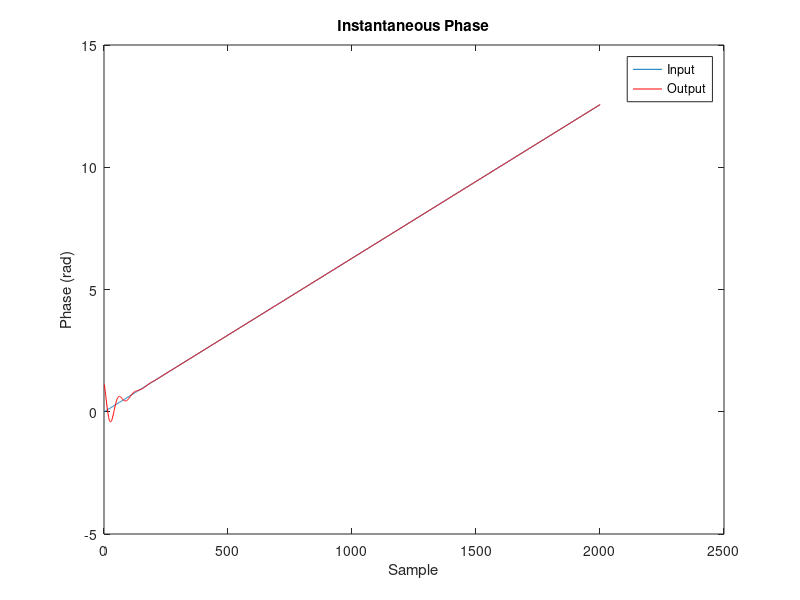
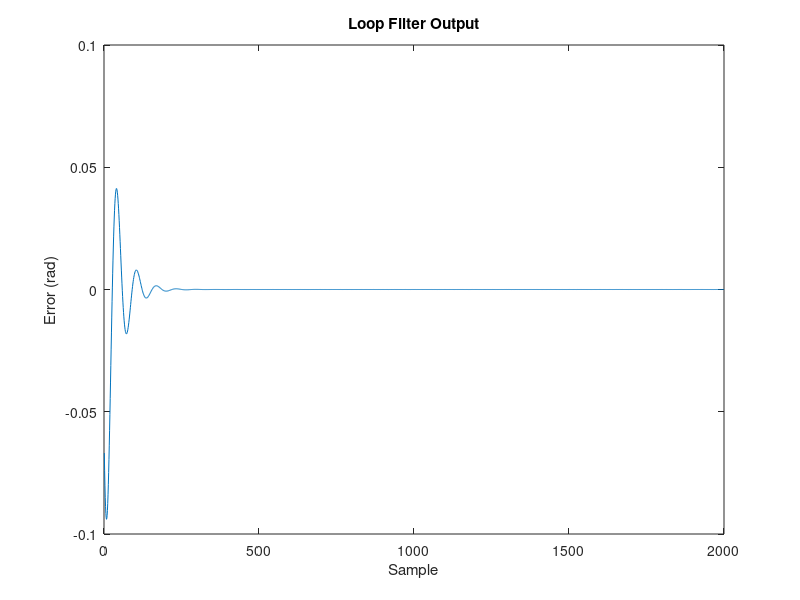
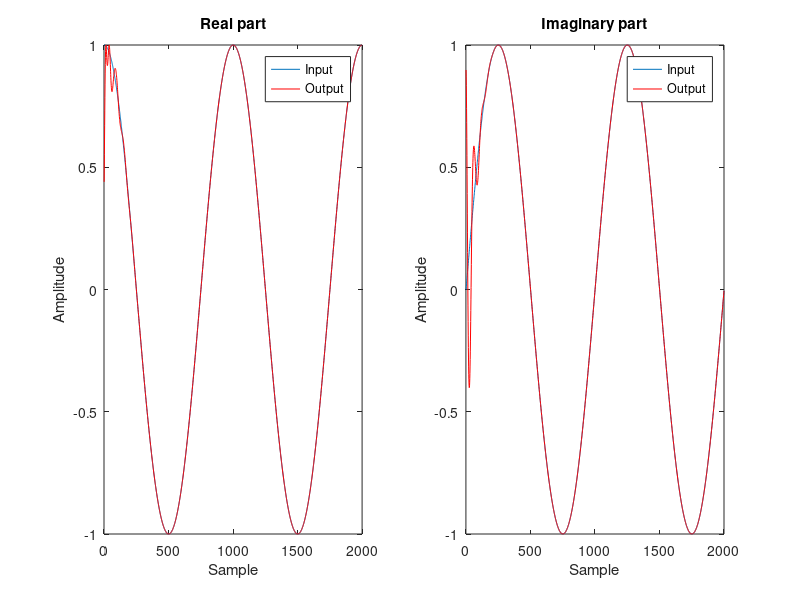

Reproduce these figures in MATLAB, in order.
clearvars, close all, clc
% Digital PLL Implementation
%
% Implements a DSP-based Phase-Locked Loop featured with a PI controller.
%
% The loop has three main components:
%   1) Direct Digital Synthesizer (DDS): iteratively generates a a complex
%   sinusoid by computing exp(j*phi_loop), where "phi_loop" is its
%   instantaneous phase that continuously grows based on a configurable
%   increment value. The angle increment added to the DDS (accumulated in
%   "phi_loop", i.e. its "phase accumulator") at each clock cycle (sample
%   period) is the nominal increment 2*pi*f0/fs, where f0 is the nominal
%   frequency of the DDS, plus a varying correction term. The latter term
%   should vary considerably until the instant after which the DDS output
%   is synchronized to the input, namely until the loop "locks".
%       Note that the DDS is a numerically controlled oscillator (NCO).
%   Just like a VCO, the derivative of its output signal's phase is
%   proportional to the signal passed to it as input, or, equivalently, its
%   phase output is the integral of the input. The NCO outputs a complex IQ
%   sinusoid:
%
%           s_loop(n) = exp(j*(2*pi*(f0/fs)n + theta_hat(n))),     (1)
%
%   where "theta_hat" is a phase that should track the phase "theta" from
%   an input of the form:
%
%           s_in(n) = exp(j*(2*pi*(f0/fs)*n + theta(n))).          (2)
%
%   This phase "theta_hat" comes from a "phase accumulator" that
%   continuously integrates the NCO input signal (the filtered error
%   explained below). Hence,
%
%           theta_hat(n) = sum_{n=0}^{n} filtered_error(n).        (3)
%
%   Clearly, if the input signal s_in has a fixed frequency offset f_offset
%   with respect to the nominal frequency, then its "theta" term is:
%
%           theta(n) = 2*pi*(f_offset/fs)*n                        (4)
%
%   In this case, the filtered error has to converge to
%   "2*pi*(f_offset/fs)", such that the NCO output phase difference in (3)
%   can track the input phase difference term of (4).
%
%   2) Phase Detector: extracts the phase error from the input complex
%   exponential and the loop complex exponential
%
%   3) Loop Filter: filters the phase error such that, after sufficient
%   iterations, it is driven to zero (for null frequency offset and Ki=0 or
%   for non-null frequency offset, but also non-null Ki=0) or a constant
%   value (for constant frequency offset and Ki=0). The output of the loop
%   filter (called filtered phase error) is accumulated by the NCO (DDS),
%   as described in (3), and composes the correction term "theta_hat" of
%   Equation (1).
%
%   In the case when Ki > 0, namely the integral controller is enabled,
%   since the phase error from the phase detector is integrated, once the
%   loop converges to a "locked" state, the integrator has already
%   accumulated all the phase error required to output a constant value to
%   the NCO accumulator. In the previous example of a fixed frequency
%   offset, the integral filter output would rise and converge to
%   2*pi*(f_offset/fs) while the phase error (input to the integral filter)
%   would converge to zero.
%

nIterations = 2e3;
fs          = 1e6;   % Nominal sampling frequency
y_ppm       = 50;    % Fractional frequency offset in ppm
f0          = 1e3;   % Nominal clock frequency
pn_var      = 1e-9;  % Phase noise variance
Kp          = 0.05;  % Proportional Constant
Ki          = 0.01;  % Integral Constant

%% Derived parameters
y        = y_ppm * 1e-6;  % Fractional frequency offset in ppm
f_offset = y * f0;        % Absolute freq error (in Hz)
F_offset = f_offset/fs;   % Normalized absolute frequency offset

% Nominal Phase Increment (used in the loop phase accumulator)
delta_phi_c = 2*pi*f0/fs;

% PLL pull range
% Normalize frequency offset must be smaller than Kp*pi, namely:
%
%   F_offset < Kp*pi
if (F_offset > Kp*pi)
    warning('Frequency offset is not within the pull range\n');
end

%% Generate input signal
% The input signal obviously does not depend on the loop processing, so we
% can generate it before simulating the loop.
%
% The input here is considered to be a pure complex sinusoid (exponential)
% slightly corrupted by phase noise and eventually with frequency offset.
% We can simulate such an exponential by considering that in each clock
% cycle (sample period), the exponential grows by the following increment:
delta_phi_in = 2*pi*(f0 + f_offset)/fs;
% which when combined to the following phase noise random sequence:
phase_noise  = sqrt(pn_var)*randn(nIterations, 1);
% results in the actual instantanous phase:
phi_in       = (0:nIterations-1).' * delta_phi_in + phase_noise;
% Finally, generate the exponential:
s_in         = exp(1j * phi_in);

%% Loop

% Preallocate
s_loop             = zeros(nIterations, 1); % DDS Complex Value
phi_loop           = zeros(nIterations, 1); % DDS Phase Accumulator
dds_mult           = zeros(nIterations, 1); % Conjugate Product
phi_error          = zeros(nIterations, 1); % Phase Error
phi_error_filtered = zeros(nIterations, 1); % Filtered Phase Error

% Initialize the loop DDS to a random phase
phi_loop(1)  = sqrt(pi)*randn;

% Initialize integral filter output
integral_out = 0;

for i = 1:nIterations

%% Loop DDS:
s_loop(i) = exp(1j*phi_loop(i));

%% Phase Detector
% Phase error is obtained by computing the angle of the conjugate product
%   Input                 : e^(j*phi_in)
%   Loop                  : e^(j*phi_loop)
%   Conjugate Product     : e^[j*(phi_in - phi_loop)]
%   ---------------------------------------------------
%   Conj. Product Angle   : phi_in - phi_loop

% Multiply the input complex exponential by the conjugate of the loop DDS:
dds_mult(i) = s_in(i) * conj(s_loop(i));

% Phase error:
phi_error(i) = angle(dds_mult(i));

%% Loop Filter
% The loop filter consists of a Proportional+Integral (PI) controller

% Proportional term
proportional_out = phi_error(i)*Kp;

% Integral term
integral_out     = phi_error(i)*Ki + integral_out;

% PI Filter output:
phi_error_filtered(i) = proportional_out + integral_out;

%% Update the phase accumulator of the loop DDS
% The angle of the DDS complex exponential in the next clock cycle results
% from the sum between the nominal phase increment and the filtered phase
% error term:
phi_loop(i+1) = phi_loop(i) + delta_phi_c + phi_error_filtered(i);

end

%% Performance
% Input vs. Output Instantaneous Phase
figure
plot(phi_in)
hold on
plot(phi_loop, 'r')
title('Instantaneous Phase')
xlabel('Sample')
ylabel('Phase (rad)')
legend('Input', 'Output')

% Filtered Phase Error
figure
plot(phi_error_filtered)
title('Loop Filter Output')
xlabel('Sample')
ylabel('Error (rad)')

% Input vs. Output Sinusoids
figure
subplot(121)
plot(real(s_in))
hold on
plot(real(s_loop), 'r')
ylabel('Amplitude')
xlabel('Sample')
title('Real part')
legend('Input', 'Output')

subplot(122)
plot(imag(s_in))
hold on
plot(imag(s_loop), 'r')
ylabel('Amplitude')
xlabel('Sample')
title('Imaginary part')
legend('Input', 'Output')
